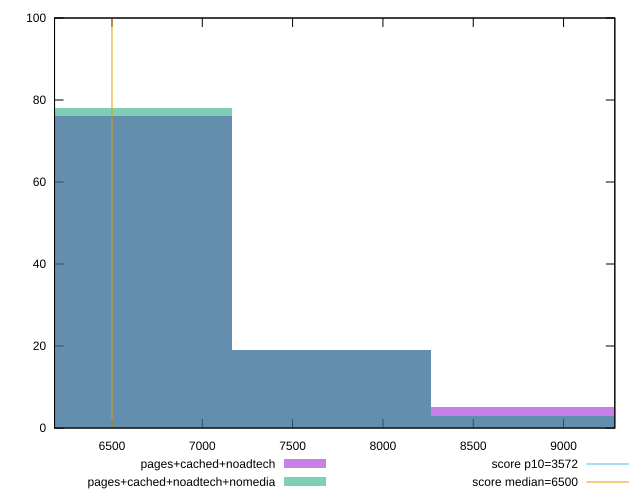

Write the gnuplot code that produced this figure.
reset

$pagesCachedNoadtech <<EOF
8814.785629876864 5
6611.089222407648 76
7712.937426142256 19
EOF

$pagesCachedNoadtechNomedia <<EOF
7712.937426142256 19
6611.089222407648 78
8814.785629876864 3
EOF

set key outside below
set boxwidth 1101.848203734608
set xrange [6182.076000000001:9283.839]
set yrange [0:100]
set trange [0:100]
set style fill transparent solid 0.5 noborder

set parametric
set terminal svg size 640, 500 enhanced background rgb 'white'
set output "report_00013_2021-02-09T12-04-24.940Z/first-cpu-idle/comparison/histogram/2_vs_3.svg"

plot $pagesCachedNoadtech title "pages+cached+noadtech" with boxes, \
     $pagesCachedNoadtechNomedia title "pages+cached+noadtech+nomedia" with boxes, \
     3572,t title "score p10=3572", \
     6500,t title "score median=6500"

reset
